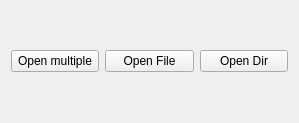
<?xml version="1.0" encoding="UTF-8"?>
<ui version="4.0">
 <class>Widget</class>
 <widget class="QWidget" name="Widget">
  <property name="geometry">
   <rect>
    <x>0</x>
    <y>0</y>
    <width>299</width>
    <height>123</height>
   </rect>
  </property>
  <property name="windowTitle">
   <string>Widget</string>
  </property>
  <layout class="QHBoxLayout" name="horizontalLayout">
   <item>
    <widget class="QPushButton" name="openMultiplePushButton">
     <property name="text">
      <string>Open multiple</string>
     </property>
    </widget>
   </item>
   <item>
    <widget class="QPushButton" name="fileOpenPushButton">
     <property name="text">
      <string>Open File</string>
     </property>
    </widget>
   </item>
   <item>
    <widget class="QPushButton" name="dirOpenPushButton">
     <property name="text">
      <string>Open Dir</string>
     </property>
    </widget>
   </item>
  </layout>
 </widget>
 <resources/>
 <connections/>
</ui>
